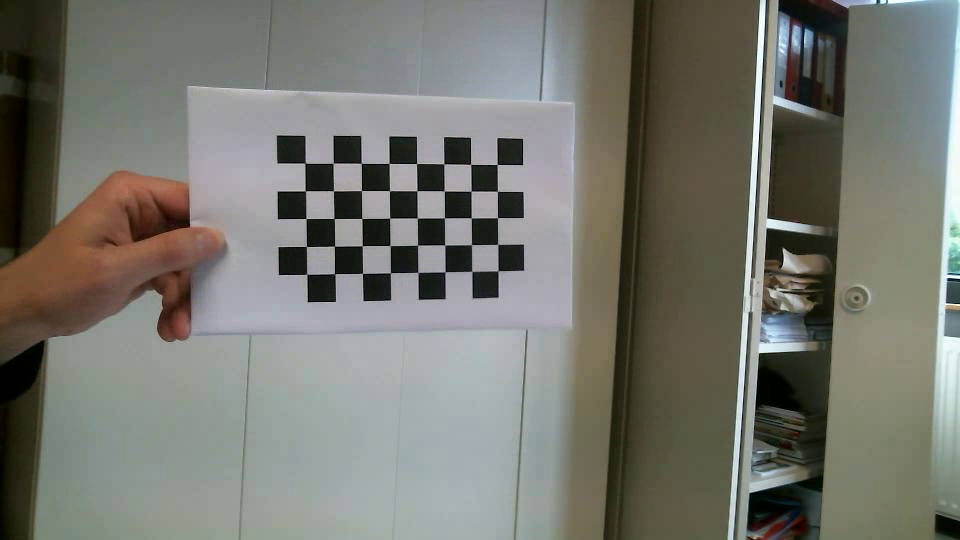
#> input picture reference_image.png, 960 x 540 px
$ python Main.py   (older library calls are emulated)
#> lines starting #> are read from the running program, lines starting #| are printed output that depends on the picture; after the words box and inside, x2 and y2 are one past the last pixel; in counts of white or black regions, pixels touching at a corner belong together
### helper.py
import numpy as np
import cv2


# [42 lines left out: functions keypoints2numpyarray, drawMatches, not called in this run]


def create_K():

    K = np.zeros((3 ,3))
    K[0] = [790.47, 0, 480]
    K[1] = [0, 793.54, 270]
    K[2] = [0, 0, 1]

    return K


# [37 lines left out: functions create_K_prof, world2pixels, not called in this run]

### Main.py
import helper as hp
import cv2

'''
REFERENCE IMAGE
width = 500
height = 500

dX = 155.0
dY = 105.0
dZ = 500.0

dx = 243.0
dy = 170.0
'''

K = hp.create_K()
print(K)


'''
TD2 --------------------------------------------------------------
'''

image = cv2.imread('reference_image.png')  # image au type np.array
#> image is the input picture: shape (540, 960, 3); mean B, G, R 110.9, 118.8, 118
tab = cv2.findChessboardCorners(image, (5,8))  # fonction openCV pour trouver les coins du damier
# print(tab[1])
corners = tab[1].reshape(-1,2)   # on prend uniquement les coordonées dans le résultat et on reformate
#> corners = 40 pairs, first value 305.1 to 498, second value 163.1 to 274.2
#print(corners)
cv2.drawChessboardCorners(image, (5,8), corners, tab[0])  # on ajoute les points dans l'image pour les dessiner
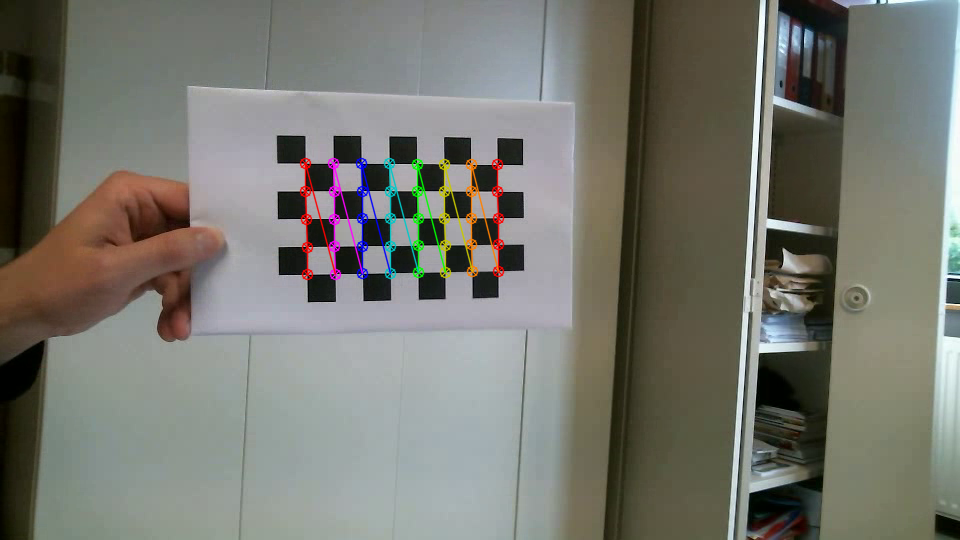
#> image: shape (540, 960, 3); 1.56% of pixels changed, all inside (x1, y1, x2, y2) = (299, 157, 505, 281)

cv2.imshow('frame', image)
cv2.waitKey()
cv2.destroyAllWindows()

'''
-----------------------------------------------------------------
'''

$ run again, with pose_2.png copied over reference_image.png
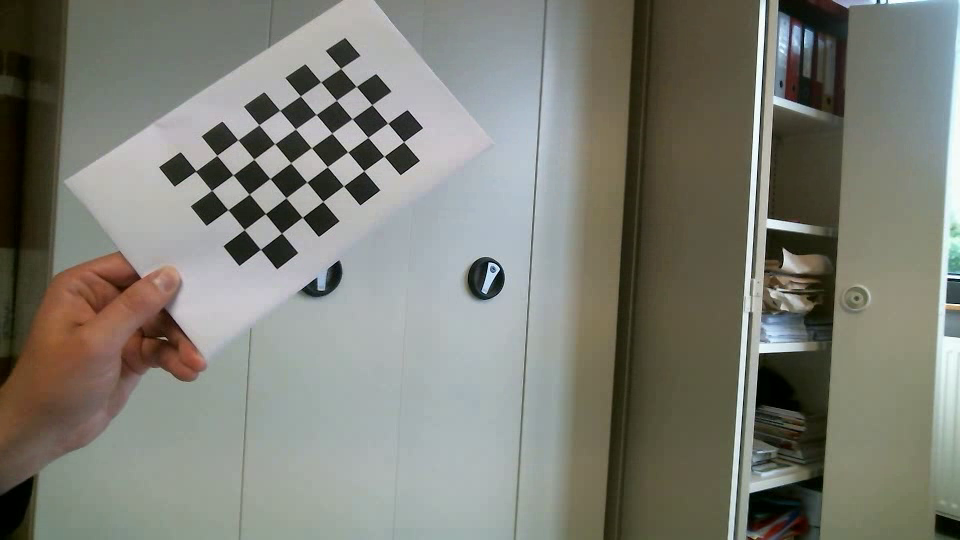
#> input picture pose_2.png, 960 x 540 px
#> image is the input picture: shape (540, 960, 3); mean B, G, R 117.2, 126.3, 125.3
#> corners = 40 pairs, first value 195.6 to 403.6, second value 68.46 to 249.4
#> `cv2.drawChessboardCorners(image, (5,8), corners, tab[0])  # on ajoute ..`:
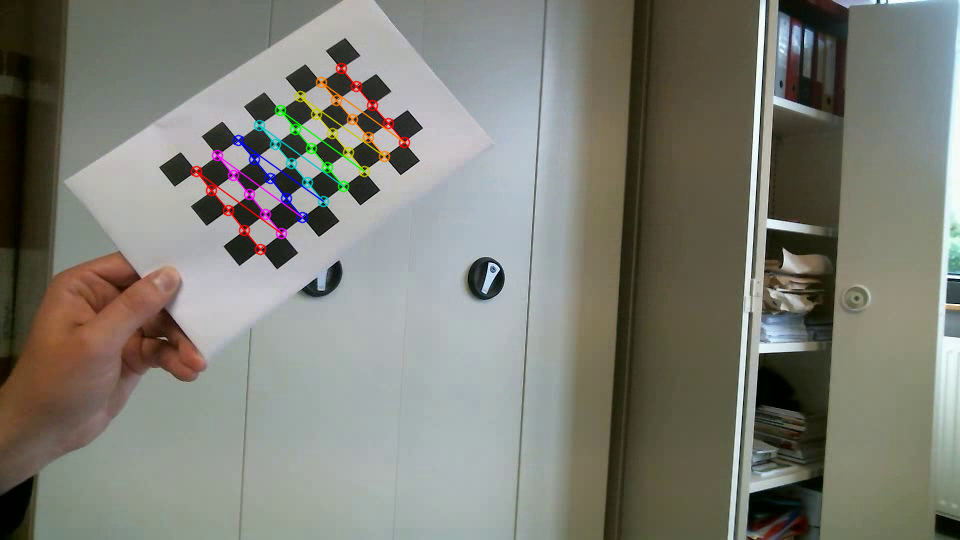
#> image: shape (540, 960, 3); 1.33% of pixels changed, all inside (x1, y1, x2, y2) = (190, 62, 411, 256)
